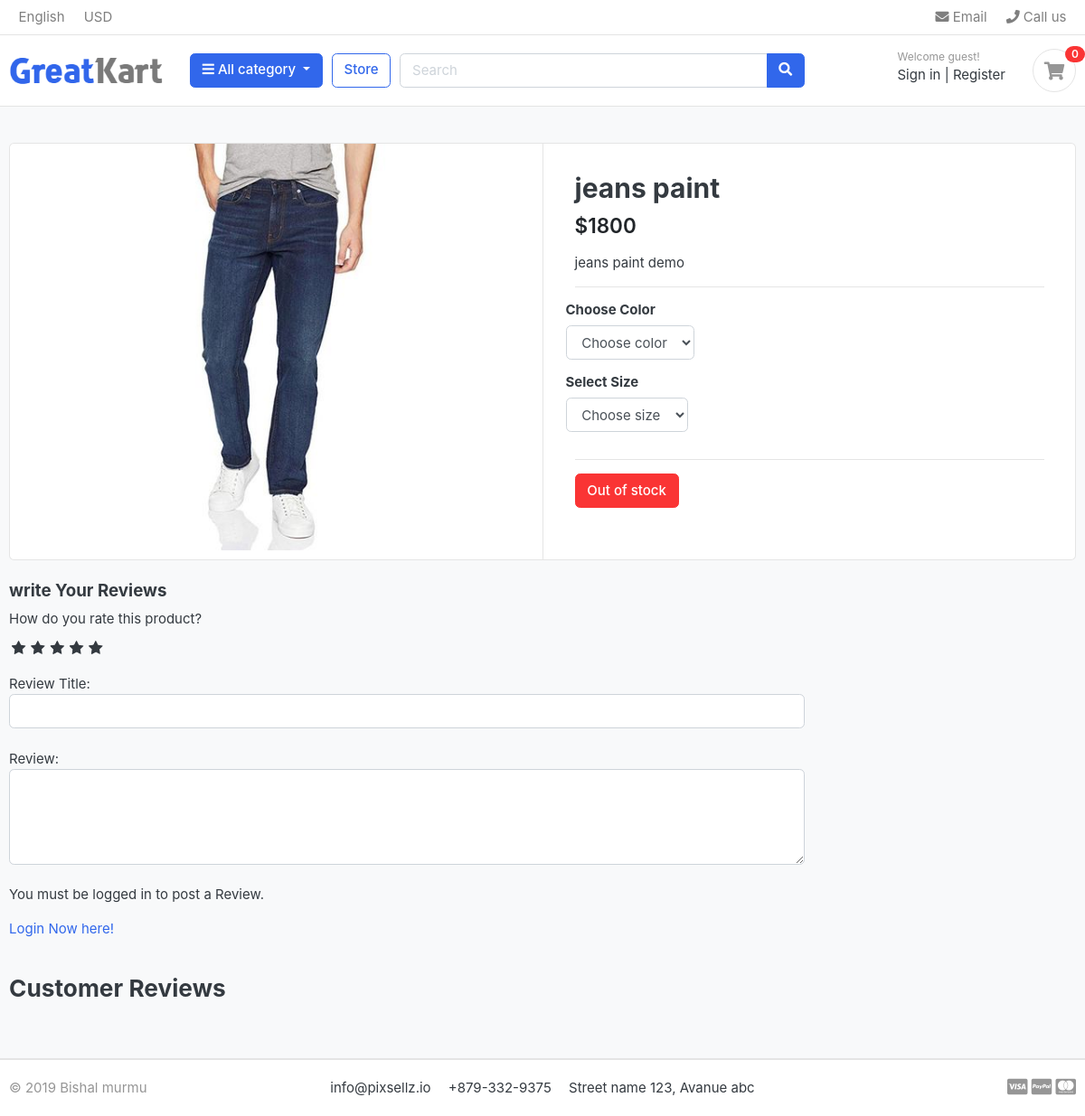
The page /store/category/jeans/jeans-paint on the database as committed earlier.
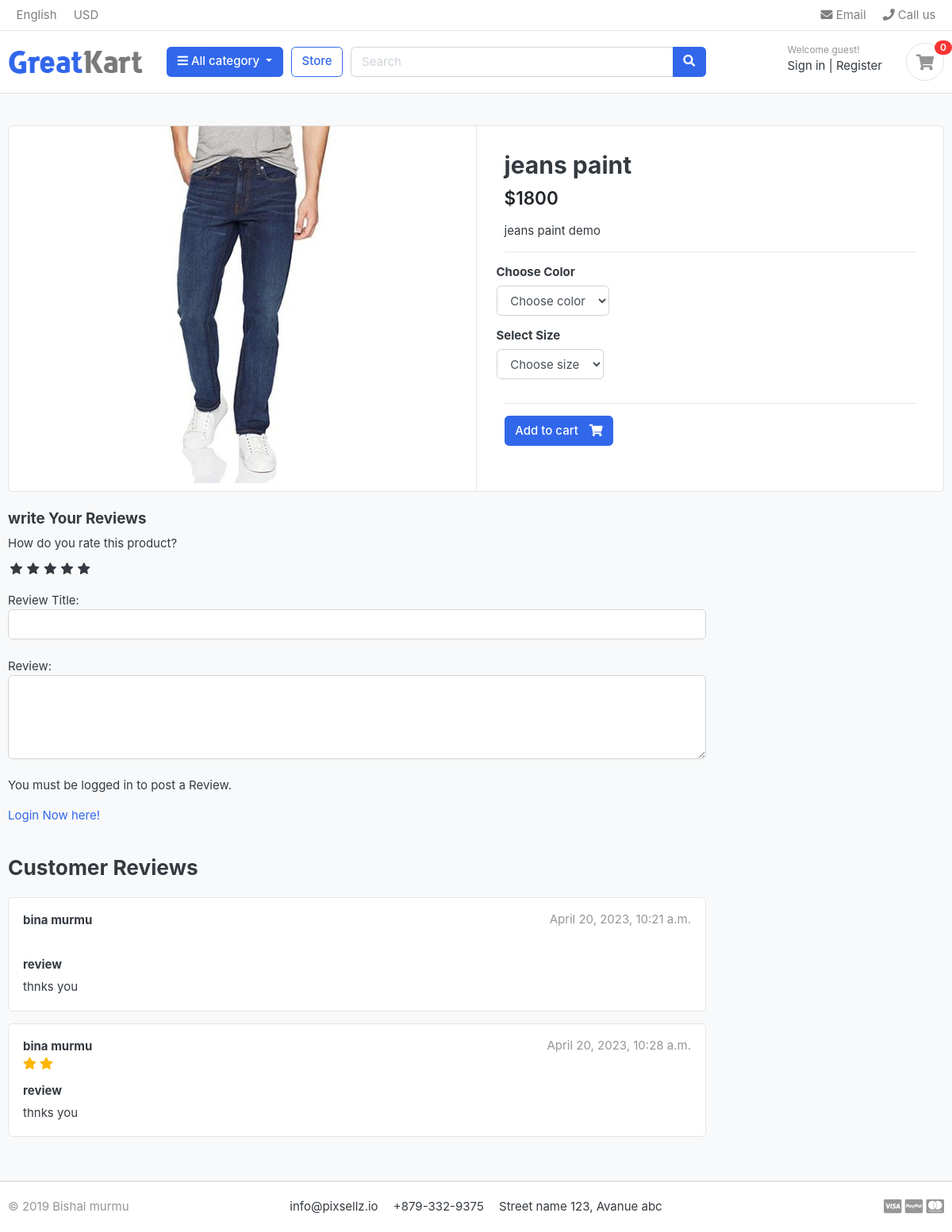
The same page on the database as committed later.
### store/models.py (models this page shows, shortened)
class Product(models.Model):
    product_name=models.CharField(max_length=500)
    slug=models.SlugField(max_length=200,unique=True)
    description=models.TextField(max_length=500,blank=True)
    images=models.ImageField(upload_to='photos/products')
    stock=models.IntegerField()
    price=models.IntegerField()
    is_available=models.BooleanField(default=True)
    category=models.ForeignKey(Category,on_delete=models.CASCADE)
    created_date=models.DateTimeField(auto_now_add=True)
    modified_at=models.DateTimeField(auto_now=True)

class ReviewRating(models.Model):
    product=models.ForeignKey(Product,on_delete=models.CASCADE)
    user=models.ForeignKey(Account,on_delete=models.CASCADE)
    subject=models.CharField(max_length=100,blank=True)
    review=models.TextField(max_length=500,blank=True)
    rating=models.FloatField()
    ip=models.CharField(max_length=20,blank=True)
    status=models.BooleanField(default=True)
    created_date=models.DateTimeField(auto_now_add=True)
    updated_date=models.DateTimeField(auto_now=True)

### account/models.py (models this page shows, shortened)
class Account(AbstractBaseUser):
    first_name= models.CharField(max_length=50)
    last_name=models.CharField(max_length=50)
    username=models.CharField(max_length=50,unique=True)
    email=models.EmailField(max_length=100,unique=True)
    phone_number=models.CharField(max_length=50)
    date_joined=models.DateTimeField(auto_now_add=True)
    last_login=models.DateTimeField(auto_now_add=True)
    is_admin=models.BooleanField(default=False)
    is_staff=models.BooleanField(default=False)
    is_active=models.BooleanField(default=False)
    is_superadmin=models.BooleanField(default=False)
    USERNAME_FIELD='email'
    REQUIRED_FIELDS=['username','first_name','last_name']
    objects=myaccountmanager()

### store/views.py (the view)
# urls.py: path('category/<slug:category_slug>/<slug:product_slug>',views.product_details,name='product_details'),
def product_details(request,category_slug,product_slug):
    try:
        single_product=Product.objects.get(category__slug=category_slug,slug=product_slug)
        in_cart=Cartitem.objects.filter(cart__cart_id=_cart_id(request),product=single_product).exists()
    except Exception as e:
        raise e;
    try:
        user=None
        if request.user.is_authenticated:
            user=request.user
        orders=Order_Product.objects.filter(user=user,product_id=single_product.id).exists()
    except Order_Product.DoesNotExist:
        orders=None
    reviews=ReviewRating.objects.filter(product_id=single_product.id,status=True)
    context={
        'single_product':single_product,
        'in_cart':in_cart,
        'orders':orders,
        'reviews':reviews
    }
    return render(request,'store/product_details.html',context);

### templates/store/product_details.html (shortened to what this page needs)
{% extends 'base.html' %}
{% load static %}
{% block content %}
<section class="section-content padding-y bg">
  <div class="container">
    <div class="card">
      <div class="row no-gutters">
        <aside class="col-md-6">
          <article class="gallery-wrap">
            <div class="img-big-wrap">
              <a href="#"><img src="{{single_product.images.url}}"></a>
            </div>
          </article>
        </aside>
        <main class="col-md-6 border-left">
          <form action="{% url 'add_cart' single_product.id %}" method="POST">
            <article class="content-body">
              <h2 class="title">{{single_product.product_name}}</h2>
              <div class="mb-3">
                <var class="price h4">${{single_product.price}}</var>
              </div>
              <p>{{single_product.description}}</p>
              <hr>
              <div class="row">
                <div class="item-option-select">
                  <h6>Choose Color</h6>
                  <select name="color" class="form-control" required>
                    <option value="" disabled selected>Choose color</option>
                  </select>
                </div>
              </div>
              <div class="row">
                <div class="item-option-select">
                  <h6>Select Size</h6>
                  <select name="size" class="form-control" required>
                    <option value="" disabled selected>Choose size </option>
                  </select>
                </div>
              </div>
              <hr>
              {% if single_product.stock <= 0 %} <h5 class="btn btn-danger">Out of stock</h5>
                {% else %}
                <button type="submit" class="btn  btn-primary"> <span class="text">Add to
                    cart</span> <i class="fas fa-shopping-cart"></i></button>
                {% endif %}
            </article>
          </form>
        </main>
      </div>
    </div>
    <br>
    <div class="row">
      <div class="col-md-9">
        <form action="{% url 'submit_review' single_product.id %}" method="POST">
          <h5>write Your Reviews</h5>
          <div>
            <label>How do you rate this product?</label>
            <br>
            <div class="rate">
              <input type="radio" name="rating" id="rating10" value="5" required> <label for="rating10"
                title="5"></label>
              <input type="radio" name="rating" id="rating8" value="4" required> <label for="rating8" title="4"></label>
              <input type="radio" name="rating" id="rating6" value="3" required> <label for="rating6" title="3"></label>
              <input type="radio" name="rating" id="rating4" value="2" required> <label for="rating4" title="2"></label>
              <input type="radio" name="rating" id="rating2" value="1" required> <label for="rating2" title="1"></label>
            </div>
            <br>
            Review Title:
            <input type="text" class="form-control" name="subject">
            <br>
            Review:
            <textarea name="review" rows="4" class="form-control">
            </textarea>
            <br>
            {% if user.is_authenticated %}
            {% if orders %}
            <input type="submit" value="Submit Review" class="btn btn-primary">
            {% else %}
            <p>You must Purchased that product in to post a Review.</p>
            {% endif %}
            {% else %}
            <p>You must be logged in to post a Review.</p>
            <span><a href="{% url 'login' %}">Login Now here!</a></span>
            {% endif %}
          </div>
        </form>
        <br>
        <header class="section-heading">
          <h3>Customer Reviews </h3>
        </header>
        {% for review in reviews %}
        <article class="box mb-3">
          <div class="icontext w-100">
            <div class="text">
              <span class="date text-muted float-md-right">{{review.updated_date}} </span>
              <h6 class="mb-1">{{review.user.first_name}} {{review.user.last_name}} </h6>
              <div class="rating-star">
                <span>
                  <i class="fa fa-star{% if review.rating == 0.5 %}-half-o{% elif review.rating < 1 %}-o {% endif %}"
                    aria-hidden="true"></i>
                  <i class="fa fa-star{% if review.rating == 1.5 %}-half-o{% elif review.rating < 2 %}-o {% endif %}"
                    aria-hidden="true"></i>
                  <i class="fa fa-star{% if review.rating == 2.5 %}-half-o{% elif review.rating < 3 %}-o {% endif %}"
                    aria-hidden="true"></i>
                  <i class="fa fa-star{% if review.rating == 3.5 %}-half-o{% elif review.rating < 4 %}-o {% endif %}"
                    aria-hidden="true"></i>
                  <i class="fa fa-star{% if review.rating == 4.5 %}-half-o{% elif review.rating < 5 %}-o {% endif %}"
                    aria-hidden="true"></i>
                </span>
              </div>
            </div>
          </div>
          <div class="mt-3">
            <h6>{{review.subject}}</h6>
            <p>
              {{review.review}}
            </p>
          </div>
        </article>
        {% endfor %}
      </div>
    </div>
  </div>
</section>
{% endblock %}

### templates/base.html (shortened to what this page needs)
{% load static %}
<!DOCTYPE HTML>
<html lang="en">
<head>
<link href="{% static 'css/bootstrap.css' %}" rel="stylesheet" type="text/css"/>
<link href="{% static 'fonts/fontawesome/css/all.min.css' %}" type="text/css" rel="stylesheet">
<link href="{% static 'css/ui.css' %}" rel="stylesheet" type="text/css"/>
<link href="{% static 'css/responsive.css' %}" rel="stylesheet" media="only screen and (max-width: 1200px)" />
<link rel="stylesheet" href="https://cdnjs.cloudflare.com/ajax/libs/font-awesome/4.7.0/css/font-awesome.min.css">
<link href="{% static 'css/custom.css' %}" rel="stylesheet" type="text/css"/>
<link href="https://use.fontawesome.com/releases/v5.0.1/css/all.css" rel="stylesheet">
</head>
<body>
    {% include 'include/header.html' %}
    {% block content %}
    {% endblock %}
    {% include 'include/includes.html' %}
</body>
</html>

### templates/include/header.html (shortened to what this page needs)
{% load static %}
<header class="section-header">
    <nav class="navbar p-md-0 navbar-expand-sm navbar-light border-bottom">
    <div class="container">
      <div class="collapse navbar-collapse" id="navbarTop4">
        <ul class="navbar-nav mr-auto">
            <li class="nav-item dropdown">
                 <a href="#" class="nav-link">   English </a>
            </li>
            <li class="nav-item dropdown">
                <a href="#" class="nav-link"> USD </a>
            </li>
        </ul>
        <ul class="navbar-nav">
            <li><a href="#" class="nav-link"> <i class="fa fa-envelope"></i> Email </a></li>
            <li><a href="#" class="nav-link"> <i class="fa fa-phone"></i> Call us </a></li>
        </ul>
      </div>
    </div>
    </nav>
    <section class="header-main border-bottom">
        <div class="container">
    <div class="row align-items-center">
        <div class="col-lg-2 col-md-3 col-6">
            <a href="{% url 'home' %}" class="brand-wrap">
                <img class="logo" src="{% static './images/logo.png' %}">
            </a>
        </div>
        <div class="col-lg col-sm col-md col-6 flex-grow-0">
            <div class="category-wrap dropdown d-inline-block float-right">
                <button type="button" class="btn btn-primary dropdown-toggle" data-toggle="dropdown">
                    <i class="fa fa-bars"></i> All category
                </button>
            </div>
        </div>
        <a href="{% url 'store' %}" class="btn btn-outline-primary">Store</a>
        <div class="col-lg  col-md-6 col-sm-12 col">
            <form action="{% url 'search' %}" class="search" method="GET">
                <div class="input-group w-100">
                    <input type="text" class="form-control" style="width:60%;" placeholder="Search" name="keyword">
                    <div class="input-group-append">
                      <button class="btn btn-primary" type="submit">
                        <i class="fa fa-search"></i>
                      </button>
                    </div>
                </div>
            </form>
        </div>
        <div class="col-lg-3 col-sm-6 col-8 order-2 order-lg-3">
                    <div class="d-flex justify-content-end mb-3 mb-lg-0">
                    {% if user.is_authenticated %}
                        <div class="widget-header">
                            <small class="title text-muted">Welcome {{user.username}}!</small>
                            <div>
                                <a href="{% url 'logout' %}">logout</a> <span class="dark-transp"> | </span>
                                <a href="{% url 'register' %}">Dashboard</a>
                            </div>
                        </div>
                    {% else %}
                        <div class="widget-header">
                            <small class="title text-muted">Welcome guest!</small>
                            <div>
                                <a href="{% url 'login' %}">Sign in</a> <span class="dark-transp"> | </span>
                                <a href="{% url 'register' %}"> Register</a>
                            </div>
                        </div>
                    {% endif %}
                        <a href="{% url 'cart' %}" class="widget-header pl-3 ml-3">
                            <div class="icon icon-sm rounded-circle border"><i class="fa fa-shopping-cart"></i></div>
                            <span class="badge badge-pill badge-danger notify">{{cart_count}}</span>
                        </a>
                    </div>
                </div>
    </div>
        </div>
    </section>
    </header>

### templates/include/includes.html
<footer class="section-footer border-top">
	<div class="container">
		<section class="footer-bottom border-top row">
			<div class="col-md-2">
				<p class="text-muted"> &copy 2019 Bishal murmu </p>
			</div>
			<div class="col-md-8 text-md-center">
				<span  class="px-2">info@pixsellz.io</span>
				<span  class="px-2">+879-332-9375</span>
				<span  class="px-2">Street name 123, Avanue abc</span>
			</div>
			<div class="col-md-2 text-md-right text-muted">
				<i class="fab fa-lg fa-cc-visa"></i>
				<i class="fab fa-lg fa-cc-paypal"></i>
				<i class="fab fa-lg fa-cc-mastercard"></i>
			</div>
		</section>
	</div>
</footer>

Rows that differ between the two databases and show on the page:
changed Product "jeans paint": stock 0 → 5 (drawn)
added ReviewRating: updated_date "April 20, 2023, 10:21 a.m.", user.first_name "bina", user.last_name "murmu", rating 0.5 (drawn), subject "review", review "thnks you"
added ReviewRating: updated_date "April 20, 2023, 10:28 a.m.", user.first_name "bina", user.last_name "murmu", rating 2 (drawn), subject "review", review "thnks you"
Other text that changed with them:
text no longer shown: "Out of stock"
text now shown: "Add to cart"
